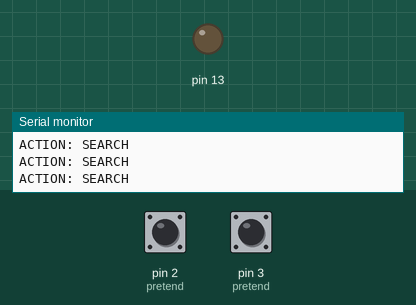
The sketch below on a simulated Arduino Uno, built with avr-gcc and run on an emulated ATmega328P. On the bench: output pins drawn as LEDs (lit = HIGH), the last lines printed to the serial monitor. The inputs (shaded band) are chosen by the test bench; at power-on: pin 2 (pretend) HIGH, pin 3 (pretend) HIGH.

Above: at 1.2 s.
1.3 s: pin 2 (pretend) pulled LOW for 0.15 s
At 1.4 s:
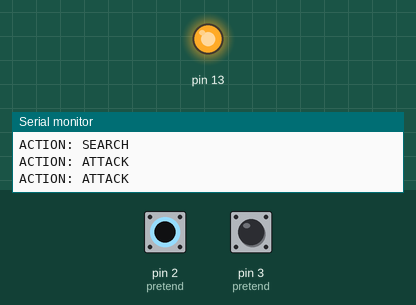
10.0 s: pin 2 (pretend) pulled LOW for 3.2 s
At 14.5 s:
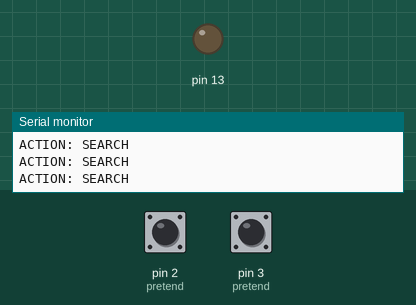
Timing chart, 0 to 16.0 s (numbered marks = the images above; inputs shaded):
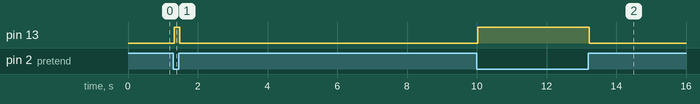

The sketch:

sumo_initial_03_multi_sensor_priority.ino
```cpp
/*
  Exercise 03 - Multi-Sensor Priority Logic
  Goal: Understand else-if chains with multiple inputs, and WHY order matters.

  This is a stand-in for the real sumo robot's decision logic:
  - Button on pin 2  = stand-in for "opponent detected" sensor
  - Button on pin 3   = stand-in for "edge detected" sensor

  Hardware: Arduino Uno + 2 pushbuttons (same wiring pattern as Exercise 02 -
  one leg from EACH contact, not both legs of the same contact)

  Why edge-check is checked FIRST:
  if/else-if chains are checked top to bottom, and the FIRST true condition
  wins - the rest are skipped, even if they'd also be true. If "opponent
  detected" were checked before "edge detected", the robot could attack its
  way straight over the edge whenever both were true at once. Putting the
  safety check (edge) first guarantees it always overrides everything else,
  every single loop cycle, no matter what else is happening.

  This structure is IDENTICAL to the real Besomi kit's loop() - just with
  buttons standing in for the actual IR/line sensors.
*/

void setup() {
  pinMode(13, OUTPUT);
  pinMode(2, INPUT_PULLUP);  // pretend: opponent detected sensor
  pinMode(3, INPUT_PULLUP);  // pretend: edge detected sensor
  Serial.begin(9600);
}

void loop() {
  int opponentDetected = digitalRead(2);
  int edgeDetected = digitalRead(3);

  if (edgeDetected == LOW) {
    // Safety check - always checked FIRST, always wins
    Serial.println("ACTION: EDGE ESCAPE");
    digitalWrite(13, LOW);
  }
  else if (opponentDetected == LOW) {
    Serial.println("ACTION: ATTACK");
    digitalWrite(13, HIGH);
  }
  else {
    Serial.println("ACTION: SEARCH");
    digitalWrite(13, LOW);
  }
}
```

Measured:
- after the input at 1.3 s, pin 13: LOW → HIGH at once, → LOW 0.15 s later
- after the input at 10.0 s, pin 13: LOW → HIGH at once, → LOW 3.2 s later
